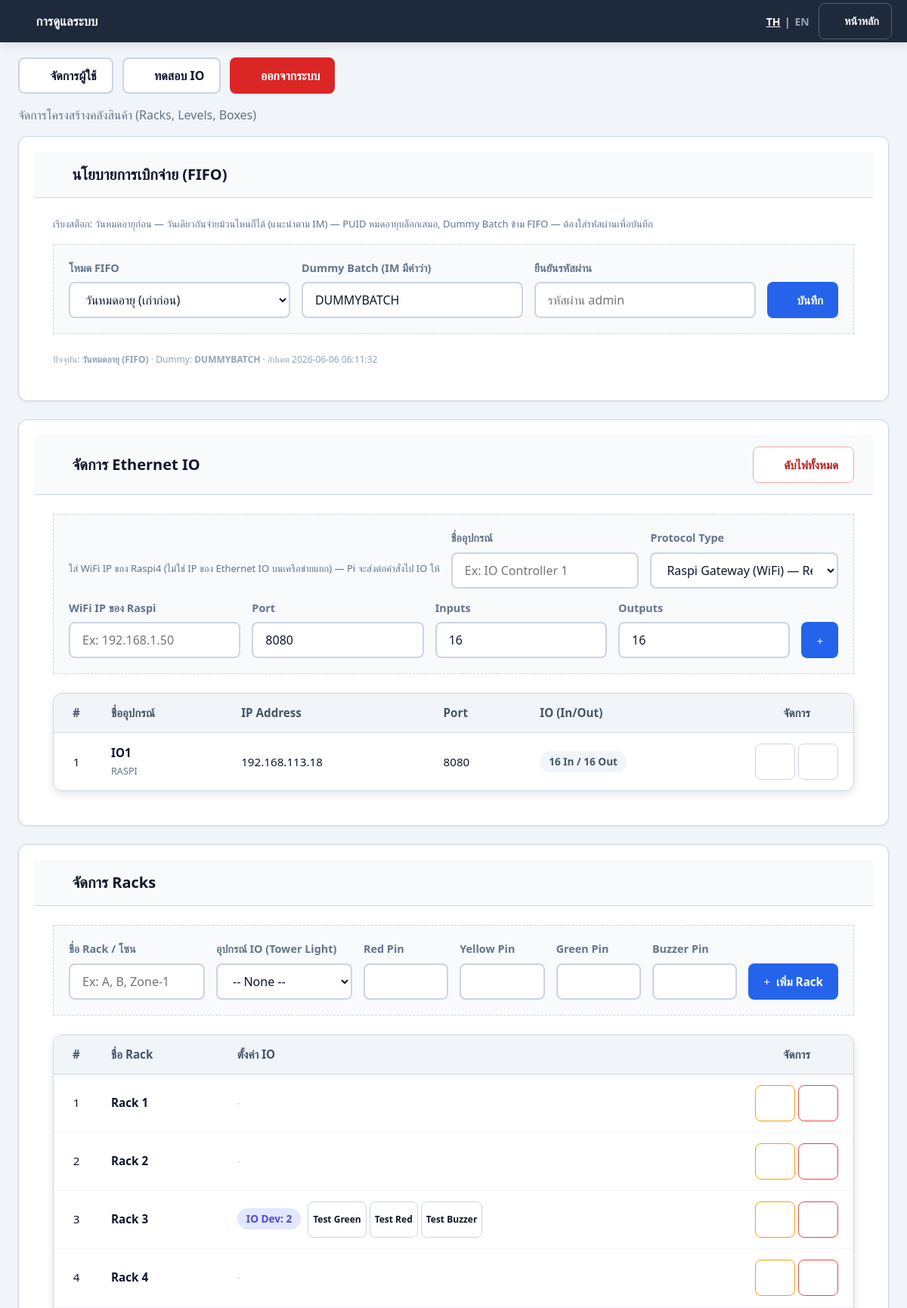
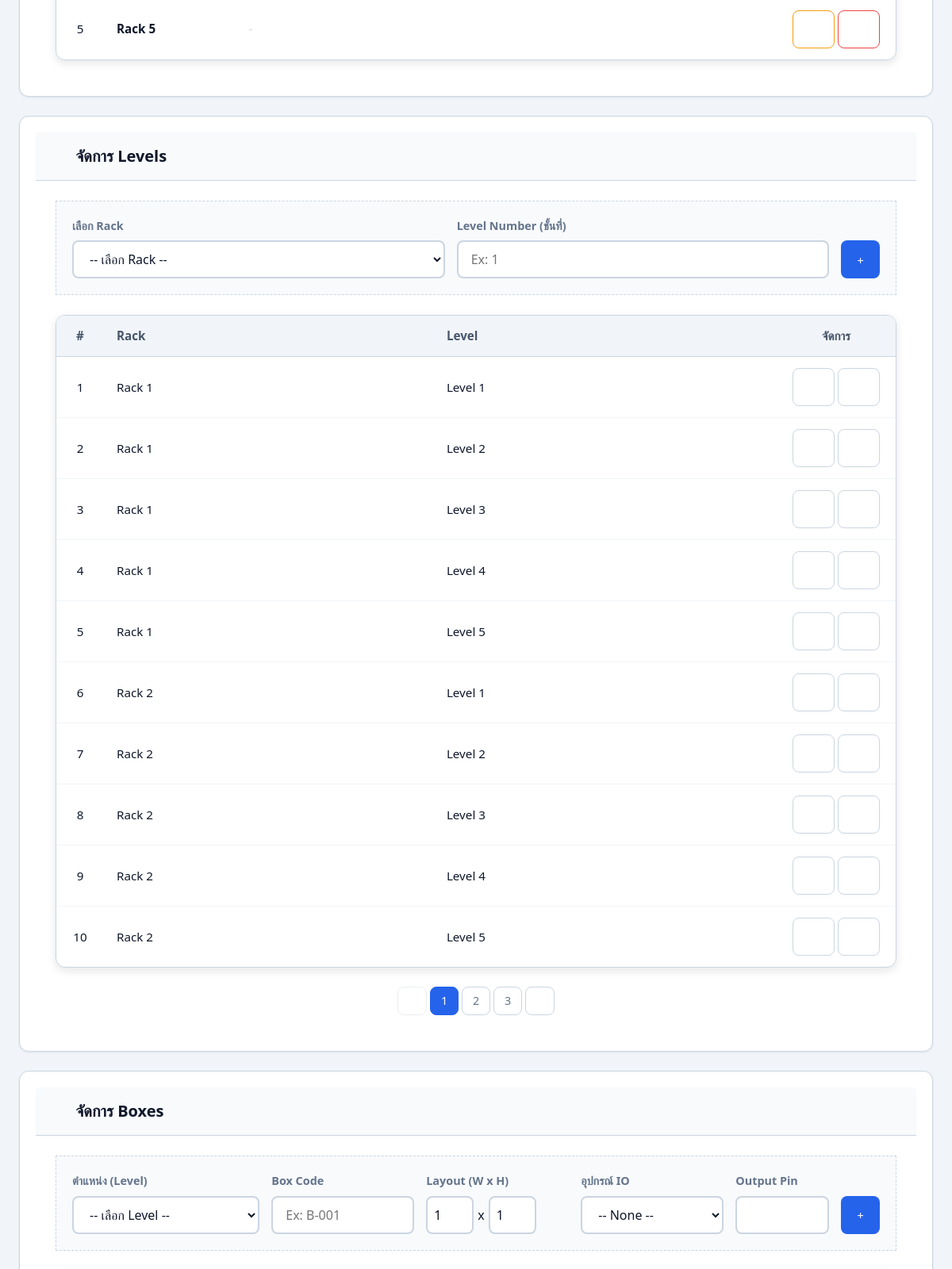
Screenshot of /visual_inventory/public/admin.php (signed in, upper part) with the database file from the repository (2 pictures, top to bottom).
### tables this page shows
CREATE TABLE `app_settings` (
  `setting_key` varchar(64) NOT NULL,
  `setting_value` varchar(255) NOT NULL DEFAULT '',
  `updated_at` timestamp NOT NULL DEFAULT current_timestamp() ON UPDATE current_timestamp(),
  `updated_by` int(11) DEFAULT NULL
);

CREATE TABLE `ethernet_ios` (
  `id` int(11) NOT NULL,
  `name` varchar(100) NOT NULL,
  `ip_address` varchar(50) NOT NULL,
  `port` int(11) DEFAULT 80,
  `controller_type` varchar(50) DEFAULT 'http',
  `url_format` varchar(255) DEFAULT 'http://{IP}:{PORT}/relay.cgi?relay={PIN}&state={STATE}',
  `created_at` timestamp NULL DEFAULT current_timestamp(),
  `inputs` int(11) DEFAULT 16,
  `outputs` int(11) DEFAULT 16
);

CREATE TABLE `racks` (
  `id` int(11) NOT NULL COMMENT 'รหัสตู้/ชั้นวาง (PK)',
  `name` varchar(50) DEFAULT NULL COMMENT 'ชื่อตู้ เช่น Rack-A, Rack-B',
  `location_desc` varchar(255) DEFAULT NULL COMMENT 'คำอธิบายตำแหน่งตู้ เช่น โซน A ฝั่งซ้าย',
  `remark` text DEFAULT NULL COMMENT 'หมายเหตุ เช่น ตู้เก่า, ย้ายตำแหน่ง',
  `io_device_id` int(11) DEFAULT NULL,
  `io_red_pin` int(11) DEFAULT NULL,
  `io_yellow_pin` int(11) DEFAULT NULL,
  `io_green_pin` int(11) DEFAULT NULL,
  `io_buzzer_pin` int(11) DEFAULT NULL
);

CREATE TABLE `levels` (
  `id` int(11) NOT NULL COMMENT 'รหัสชั้น (PK)',
  `rack_id` int(11) DEFAULT NULL COMMENT 'รหัสตู้ที่อยู่ (FK -> racks)',
  `level_no` int(11) DEFAULT NULL COMMENT 'หมายเลขชั้น (1=ล่างสุด)',
  `remark` text DEFAULT NULL COMMENT 'หมายเหตุ'
);

### visual_inventory/public/admin.php (the view, shortened to what the rows shown need)
<?php
require_once("../config/condb.php");
require_once __DIR__ . '/../config/app_settings_service.php';
require_once __DIR__ . '/../config/fifo_service.php';
function getPagination($condb, $table, $limit, $page_param, $join = "")
{
    $page = isset($_GET[$page_param]) ? (int) $_GET[$page_param] : 1;
    $offset = ($page - 1) * $limit;
    $total_res = $condb->query("SELECT COUNT(*) as total FROM $table $join");
    $total_rows = $total_res->fetch_assoc()['total'];
    $total_pages = ceil($total_rows / $limit);
    return [
        'page' => $page,
        'offset' => $offset,
        'total_pages' => $total_pages,
        'total_rows' => $total_rows
    ];
}
$fifoCurrentMode = fifo_get_issue_mode($condb);
$fifoCurrentDummyIm = fifo_get_dummy_im_marker($condb);
$fifoUpdatedStmt = $condb->prepare('SELECT updated_at, updated_by FROM app_settings WHERE setting_key = ? LIMIT 1');
$fifoMetaKey = APP_SETTING_FIFO_ISSUE_MODE;
$fifoUpdatedStmt->bind_param('s', $fifoMetaKey);
$fifoUpdatedStmt->execute();
$fifoMetaRow = $fifoUpdatedStmt->get_result()->fetch_assoc();
?>
<!DOCTYPE html>
<html lang="<?= htmlspecialchars($_SESSION['lang'] ?? 'th') ?>">
<head>
    <link href="plugins/google-fonts/fonts.css" rel="stylesheet">
    <link href="plugins/font-awesome/all.css" rel="stylesheet">
    <link href="plugins/font-awesome/v4-font-face.css" rel="stylesheet">
        <link rel="stylesheet" href="assets/factory.css?v=20260611">
    <link rel="stylesheet" href="assets/pages-common.css?v=20260607">
    <link rel="stylesheet" href="assets/pages/admin.css?v=20260607">
</head>
<body class="factory-app">
<?php require __DIR__ . '/includes/layout_header.php'; ?>
<main class="fx-main">
    <div class="container">
        <div class="card" id="fifo-settings">
            <div class="card-body">
                <p style="color:#64748b; font-size:13px; margin:0 0 16px; line-height:1.5;">
                    <?= __('logout') == 'Logout'
                        ? 'Stock order: expiration date first; same expiration day any roll may be issued (recommended by IM). Expired PUIDs are always blocked. Dummy Batch IM bypasses FIFO. Password required to save.'
                        : 'เรียงสต็อก: วันหมดอายุก่อน — วันเดียวกันจ่ายม้วนไหนก็ได้ (แนะนำตาม IM) — PUID หมดอายุบล็อกเสมอ, Dummy Batch ข้าม FIFO — ต้องใส่รหัสผ่านเพื่อบันทึก' ?>
                </p>
                <form method="POST" class="admin-form" style="align-items:flex-end;" autocomplete="off">
                    <div class="form-group" style="min-width:220px;">
                        <label><?= __('logout') == 'Logout' ? 'FIFO mode' : 'โหมด FIFO' ?></label>
                        <select name="fifo_issue_mode" required>
                            <option value="<?= FIFO_ISSUE_MODE_EXPIRATION ?>" <?= $fifoCurrentMode === FIFO_ISSUE_MODE_EXPIRATION ? 'selected' : '' ?>>
                                <?= __('logout') == 'Logout' ? 'Expiration Date (oldest first)' : 'วันหมดอายุ (เก่าก่อน)' ?>
                            </option>
                        </select>
                    </div>
                    <div class="form-group" style="min-width:200px;">
                        <label><?= __('logout') == 'Logout' ? 'Dummy Batch IM contains' : 'Dummy Batch (IM มีคำว่า)' ?></label>
                        <input type="text" name="fifo_dummy_im" value="<?= htmlspecialchars($fifoCurrentDummyIm) ?>" required
                            placeholder="DUMMYBATCH" style="text-transform:uppercase;">
                    </div>
                    <div class="form-group" style="min-width:200px;">
                    </div>
                    <div>
                    </div>
                </form>
                <p style="margin:14px 0 0; font-size:12px; color:#94a3b8;">
                    <?= __('logout') == 'Logout' ? 'Current:' : 'ปัจจุบัน:' ?>
                    <strong><?= htmlspecialchars(fifo_issue_mode_label($fifoCurrentMode, __('logout') === 'Logout')) ?></strong>
                    · Dummy: <strong><?= htmlspecialchars($fifoCurrentDummyIm) ?></strong>
                    <?php if (!empty($fifoMetaRow['updated_at'])): ?>
                        · <?= __('logout') == 'Logout' ? 'Updated' : 'อัปเดต' ?>
                        <?= htmlspecialchars($fifoMetaRow['updated_at']) ?>
                    <?php endif; ?>
                </p>
            </div>
        </div>
        <div class="card" id="ethernet_ios">
            <div class="card-body">
                <div class="table-container">
                    <table>
                        <thead>
                            <tr>
                                <th width="60" style="text-align:center">#</th>
                                <th><?= __('logout') == 'Logout' ? 'Device Name' : 'ชื่ออุปกรณ์' ?></th>
                                <th>IP Address</th>
                                <th>Port</th>
                                <th>IO (In/Out)</th>
                                <th width="150" style="text-align:center"><?= __('logout') == 'Logout' ? 'Action' : 'จัดการ' ?></th>
                            </tr>
                        </thead>
                        <tbody>
                            <?php
                            $pg_io = getPagination($condb, 'ethernet_ios', 10, 'p_io');
                            $row_num = $pg_io['offset'] + 1;
                            foreach ($condb->query("SELECT * FROM ethernet_ios LIMIT {$pg_io['offset']}, 10") as $io): ?>
                                <tr>
                                    <td style="text-align:center"><?= $row_num++ ?></td>
                                    <td><b><?= htmlspecialchars($io['name']) ?></b><br><small style="color:#64748b;"><?= strtoupper($io['controller_type'] ?? 'http') ?></small></td>
                                    <td><?= htmlspecialchars($io['ip_address']) ?></td>
                                    <td><?= htmlspecialchars($io['port']) ?></td>
                                    <td><span class="badge" style="background:#f1f5f9; color:#475569;"><?= isset($io['inputs']) ? htmlspecialchars($io['inputs']) : '16' ?> In / <?= isset($io['outputs']) ? htmlspecialchars($io['outputs']) : '16' ?> Out</span></td>
                                    <td style="text-align:center">
                                        <a href="?edit=<?= $io['id'] ?>&type=ethernet_ios#ethernet_ios" class="btn btn-icon btn-outline" style="color:#f59e0b;"><i class="fas fa-pencil-alt"></i></a>
                                        <a href="?delete=<?= $io['id'] ?>&type=ethernet_ios" onclick="return confirm('<?= __('logout') == 'Logout' ? 'Delete this Device?' : 'ลบอุปกรณ์นี้?' ?>')" class="btn btn-icon btn-outline" style="color:#ef4444;"><i class="fas fa-trash"></i></a>
                                    </td>
                                </tr>
                            <?php endforeach; ?>
                        </tbody>
                    </table>
                </div>
            </div>
        </div>
        <div class="card" id="racks">
            <div class="card-body">
                <div class="table-container">
                    <table>
                        <thead>
                            <tr>
                                <th width="60" style="text-align:center">#</th>
                                <th><?= __('logout') == 'Logout' ? 'Rack Name' : 'ชื่อ Rack' ?></th>
                                <th><?= __('logout') == 'Logout' ? 'IO Config' : 'ตั้งค่า IO' ?></th>
                                <th width="150" style="text-align:center">
                                    <?= __('logout') == 'Logout' ? 'Action' : 'จัดการ' ?>
                                </th>
                            </tr>
                        </thead>
                        <tbody>
                            <?php
                            $pg_racks = getPagination($condb, 'racks', 10, 'p_racks');
                            $row_num = $pg_racks['offset'] + 1;
                            foreach ($condb->query("SELECT * FROM racks LIMIT {$pg_racks['offset']}, 10") as $r): ?>
                                <tr>
                                    <td style="text-align:center"><?= $row_num++ ?></td>
                                    <td><b>Rack <?= $r['name'] ?></b></td>
                                    <td>
                                        <?php if ($r['io_device_id']): ?>
                                            <span class="badge" style="background:#e0e7ff; color:#4f46e5;">IO Dev: <?= $r['io_device_id'] ?></span>
                                            <button type="button" class="btn btn-sm btn-outline" onclick="testRackIO(<?= $r['io_device_id'] ?>, <?= $r['io_green_pin'] ?: 'null' ?>)" style="padding:2px 6px; font-size:12px; margin-left:5px;">Test Green</button>
                                            <button type="button" class="btn btn-sm btn-outline" onclick="testRackIO(<?= $r['io_device_id'] ?>, <?= $r['io_red_pin'] ?: 'null' ?>)" style="padding:2px 6px; font-size:12px;">Test Red</button>
                                            <button type="button" class="btn btn-sm btn-outline" onclick="testRackIO(<?= $r['io_device_id'] ?>, <?= $r['io_buzzer_pin'] ?: 'null' ?>)" style="padding:2px 6px; font-size:12px;">Test Buzzer</button>
                                        <?php else: ?>
                                            <span style="color:#cbd5e1; font-size:0.85rem;">-</span>
                                        <?php endif; ?>
                                    </td>
                                    <td style="text-align:center">
                                        <a href="?edit=<?= $r['id'] ?>&type=racks" class="btn btn-icon btn-outline"
                                            style="color:#f59e0b; border-color:#f59e0b;"><i
                                                class="fas fa-pencil-alt"></i></a>
                                        <a href="?delete=<?= $r['id'] ?>&type=racks"
                                            onclick="return confirm('<?= __('logout') == 'Logout' ? 'Warning: Deleting a Rack will delete all Levels and Boxes inside! Confirm?' : '⚠️ คำเตือน: การลบ Rack จะลบข้อมูล Level และ Box ภายในทั้งหมด! ยืนยัน?' ?>')"
                                            class="btn btn-icon btn-outline" style="color:#ef4444; border-color:#ef4444;"><i
                                                class="fas fa-trash"></i></a>
                                    </td>
                                </tr>
                            <?php endforeach; ?>
                        </tbody>
                    </table>
                </div>
            </div>
        </div>
        <div class="card" id="levels">
            <div class="card-body">
                <div class="table-container">
                    <table>
                        <thead>
                            <tr>
                                <th width="60" style="text-align:center">#</th>
                                <th><?= __('logout') == 'Logout' ? 'Rack' : 'Rack' ?></th>
                                <th><?= __('logout') == 'Logout' ? 'Level' : 'Level' ?></th>
                                <th width="150" style="text-align:center">
                                    <?= __('logout') == 'Logout' ? 'Action' : 'จัดการ' ?>
                                </th>
                            </tr>
                        </thead>
                        <tbody>
                            <?php
                            $pg_lv = getPagination($condb, 'levels', 10, 'p_lv');
                            $row_num = $pg_lv['offset'] + 1;
                            foreach ($condb->query("SELECT l.*, r.name rack_name FROM levels l JOIN racks r ON l.rack_id=r.id ORDER BY r.name, l.level_no LIMIT {$pg_lv['offset']}, 10") as $lv): ?>
                                <tr>
                                    <td style="text-align:center"><?= $row_num++ ?></td>
                                    <td>Rack <?= $lv['rack_name'] ?></td>
                                    <td>Level <?= $lv['level_no'] ?></td>
                                    <td style="text-align:center">
                                        <a href="?edit=<?= $lv['id'] ?>&type=levels" class="btn btn-icon btn-outline"
                                            style="color:#f59e0b;"><i class="fas fa-pencil-alt"></i></a>
                                        <a href="?delete=<?= $lv['id'] ?>&type=levels"
                                            onclick="return confirm('<?= __('logout') == 'Logout' ? 'Confirm delete?' : 'ยืนยันการลบ?' ?>')"
                                            class="btn btn-icon btn-outline" style="color:#ef4444;"><i
                                                class="fas fa-trash"></i></a>
                                    </td>
                                </tr>
                            <?php endforeach; ?>
                        </tbody>
                    </table>
                </div>
            </div>
        </div>
    </div>
</main>
</body>
</html>

### rows the page displays
app_settings: fifo_issue_mode "วันหมดอายุ (เก่าก่อน)", setting_value "วันหมดอายุ (FIFO)", updated_at "2026-06-06 06:11:32"
app_settings: fifo_dummy_im "DUMMYBATCH", setting_value "DUMMYBATCH"
ethernet_ios: name "IO1", controller_type "RASPI", ip_address "192.168.113.18", port "8080", inputs "16", outputs "16"
racks: name "1"
racks: name "2"
racks: name "3", io_device "2"
racks: name "4"
racks: name "5"
levels: rack.name "1", level_no "1"
levels: rack.name "1", level_no "2"
levels: rack.name "1", level_no "3"
levels: rack.name "1", level_no "4"
levels: rack.name "1", level_no "5"
levels: rack.name "2", level_no "1"
levels: rack.name "2", level_no "2"
levels: rack.name "2", level_no "3"
levels: rack.name "2", level_no "4"
levels: rack.name "2", level_no "5"

### other values shown
$page_title "การดูแลระบบ"
__('back_to_main') "หน้าหลัก"
__('logout') "ออกจากระบบ"
$p "1"
$p "2"
$p "3"
